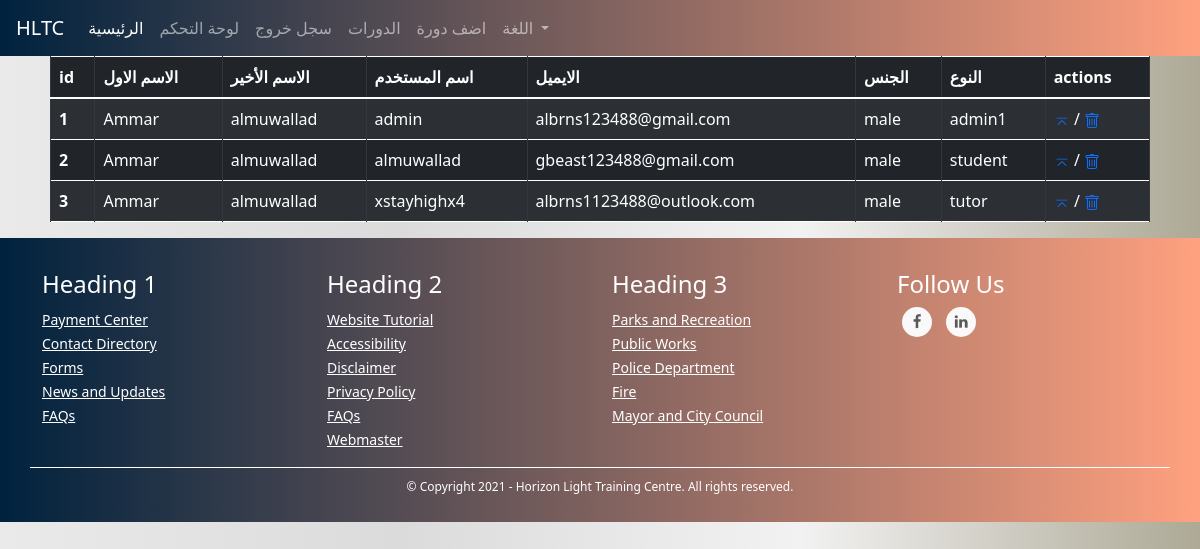
/admins/all_users (signed in), run on an earlier commit of the app's database.
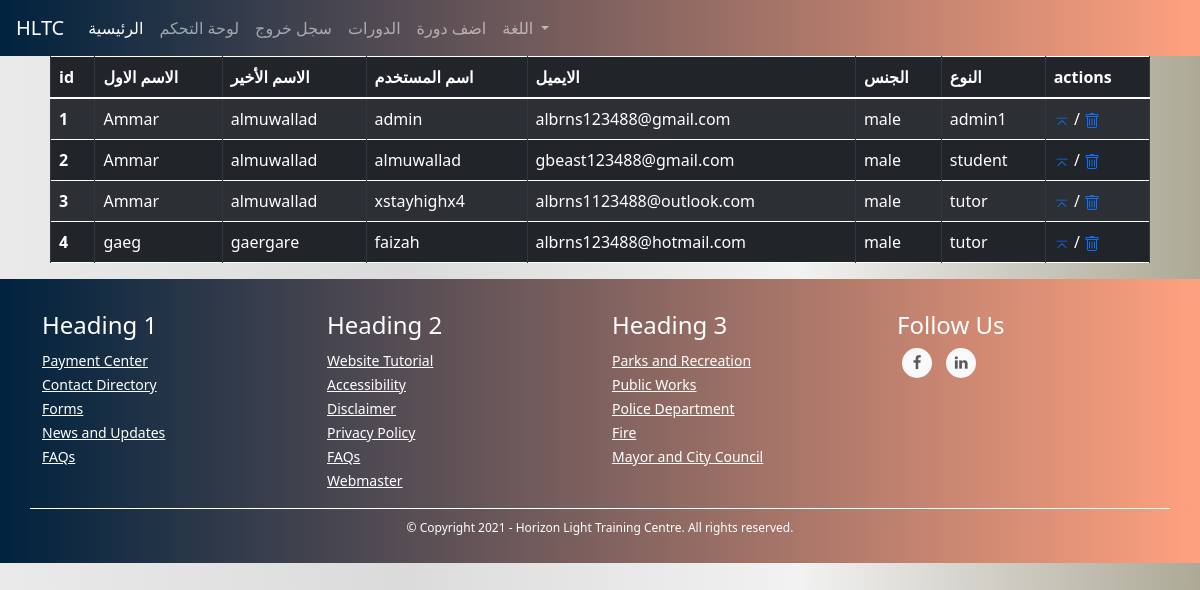
And on a later commit of the database.
### TUTOR/models.py (models this page shows, shortened)
class UserModel(db.Model, UserMixin):
    id = db.Column(db.Integer, primary_key=True)
    first_name = db.Column(db.String(128), nullable=False)
    last_name = db.Column(db.String(128), nullable=False)
    username = db.Column(db.String(20), unique=True, nullable=False)
    email = db.Column(db.String(256), unique=True, nullable=False)
    password = db.Column(db.String(255), nullable=False)
    user_type = db.Column(db.String(30), nullable=False)
    _gender = db.Column(db.Boolean, nullable=False, default=True)
    email_confirmation_code = db.Column(db.String(5), nullable=True)
    is_confirmed = db.Column(db.Boolean, nullable=False, default=False)
    creation_date = db.Column(db.DateTime, nullable=False, default=datetime.utcnow)
    admin_data_model = db.relationship('AdminDataModel', backref='user', uselist=False)
    tutor_data_model = db.relationship('TutorDataModel', backref='user', uselist=False)
    student_data_model = db.relationship('StudentDataModel', backref='user', uselist=False)
    @property
    def gender(self):
        return "male" if self._gender else "female"

### TUTOR/ADMINISTRATION/routes.py (the view)
@admins_blueprint.route("/admins/all_users", methods=["GET"])
@login_required(ADMIN_TYPES)
def users_list_view(): # admin only
    users = UserModel.query.all()
    return render_template("admins/users.html", users=users)

### TUTOR/ADMINISTRATION/routes.py (called while the page is built)
@admins_blueprint.context_processor
def utility_processor():
    return dict(get_language_text=LngObj.get_language_text, get_current_page_language_list=LngObj.get_current_page_language_list, languages=LANGUAGES, admin_types=ADMIN_TYPES, settings=SiteSettingsModel.instance())

### TUTOR/models.py (called while the page is built)
@login_manager.user_loader
def load_user(user_id):
    return UserModel.query.get(int(user_id))

    @classmethod
    def instance(cls):
        return cls.query.get(1)

### TUTOR/utils/utils.py (called while the page is built)
def login_required(roles=[]):
	def wrapper(fn):
		@wraps(fn)
		def decorated_view(*args, **kwargs):
			if request.method in EXEMPT_METHODS:
				return fn(*args, **kwargs)
			elif current_app.login_manager._login_disabled:
				return fn(*args, **kwargs)
			elif not current_user.is_authenticated:
				return current_app.login_manager.unauthorized()
			role = current_user.user_type
			if ( (role not in roles) and (roles != []) ):
				return current_app.login_manager.unauthorized()
			return fn(*args, **kwargs)
		return decorated_view
	return wrapper

### TUTOR/templates/admins/users.html (shortened to what this page needs)
{% extends "template.html" %}
{% block head %}<link rel="stylesheet" href="{{ url_for('static', filename='css/filtered_table.css') }}" >{% endblock %}
{% block content %}
<div class="filtered_table">
    <table class="table table-striped table-bordered table-hover table-dark">
        <thead>
          <tr>
            <th scope="col">id</th>
            <th scope="col">الاسم الاول</th>
            <th scope="col">الاسم الأخير</th>
            <th scope="col">اسم المستخدم</th>
            <th scope="col">الايميل</th>
            <th scope="col">الجنس</th>
            <th scope="col">النوع</th>
            <th scope="col">actions</th>
          </tr>
        </thead>
        <tbody>
        {% for user in users %}
          <tr>
            <a href="#">
            <th scope="row">{{ user.id }}</th></a>
            <td>{{ user.first_name }}</td>
            <td>{{ user.last_name }}</td>
            <td>{{ user.username }}</td>
            <td>{{ user.email }}</td>
            <td>{{ user.gender }}</td>
            <td>{{ user.user_type }}</td>
            <td><a href="{{ url_for('admins_blueprint.user_detailed_view', user_id=user.id) }}"></a> / <a href="#"></a></td>
          </tr>
        {% endfor %}
        </tbody>
      </table>
    </div>
{% endblock %}

### TUTOR/templates/template.html (shortened to what this page needs)
<!DOCTYPE html>
<html lang="en">
<head>
    <link rel="stylesheet" href="https://maxcdn.bootstrapcdn.com/bootstrap/4.0.0/css/bootstrap.min.css">
    <link href="https://cdn.jsdelivr.net/npm/bootstrap@5.0.0-beta1/dist/css/bootstrap.min.css" rel="stylesheet">
    <link href="https://maxcdn.bootstrapcdn.com/font-awesome/4.7.0/css/font-awesome.min.css" rel="stylesheet" >
    <link rel="stylesheet" href="{{ url_for('static', filename='css/footer.css') }}">
    <link rel="stylesheet" href="{{ url_for('static', filename='css/snippets/navbar.css') }}">
    <link rel="stylesheet" href="{{ url_for('static', filename='css/global.css') }}">
    <link rel="stylesheet" href="https://cdn.jsdelivr.net/npm/bootstrap-icons@1.3.0/font/bootstrap-icons.css">
    {% block head %} {% endblock %}
</head>
<body>
    {% if current_user.is_authenticated %}
        {% if current_user.user_type == "tutor" %}
            {% include "snippets/tutors/header.html" %}
        {% elif current_user.user_type == "student" %}
            {% include "snippets/students/header.html" %}
        {% elif current_user.user_type in admin_types %}
            {% include "snippets/admins/header.html" %}
        {% endif %}
    {% else %}
        {% include "snippets/header.html" %}
    {% endif %}
    {% block content %}
    {% endblock %}
  {% include "snippets/footer.html" %}
</body>
</html>

### TUTOR/templates/snippets/admins/header.html (shortened to what this page needs)
<nav class="navbar navbar-expand-lg navbar-dark my-navbar">
    <a class="navbar-brand" href="#">HLTC</a>
    <div class="collapse navbar-collapse" id="navbarNav">
      <ul class="navbar-nav">
        <li class="nav-item active">
            <a class="nav-link" href="{{ url_for('main_blueprint.home') }}">الرئيسية</a>
          </li>
          <li class="nav-item">
            <a class="nav-link" href="{{ url_for('admins_blueprint.control_panel') }}">لوحة التحكم</a>
          </li>
        <li class="nav-item">
            <a class="nav-link" href="{{ url_for('users_blueprint.logout') }}">سجل خروج</a>
          </li>
        <li class="nav-item">
            <a class="nav-link" href="{{ url_for('courses_blueprint.courses') }}">الدورات</a>
        </li>
        <li class="nav-item">
            <a class="nav-link" href="{{ url_for('admins_blueprint.add_course') }}">اضف دورة</a>
        </li>
        {% include "snippets/language_select_bootstrap.html" %}
      </ul>
    </div>
  </nav>

### TUTOR/templates/snippets/language_select_bootstrap.html (shortened to what this page needs)
<li class="nav-item dropdown">
    <a class="nav-link dropdown-toggle" href="#" id="navbarDropdown" role="button" data-toggle="dropdown" aria-haspopup="true" aria-expanded="false">
      اللغة
    </a>
  </li>

### TUTOR/templates/snippets/footer.html (shortened to what this page needs)
<link rel="stylesheet" href="{{ url_for('static', filename='css/footer.css') }}">
<footer class="mainfooter" role="contentinfo">
    <div class="footer-middle">
    <div class="container">
      <div class="row">
        <div class="col-md-3 col-sm-6">
          <div class="footer-pad">
            <h4>Heading 1</h4>
            <ul class="list-unstyled">
              <li><a href="#">Payment Center</a></li>
              <li><a href="#">Contact Directory</a></li>
              <li><a href="#">Forms</a></li>
              <li><a href="#">News and Updates</a></li>
              <li><a href="#">FAQs</a></li>
            </ul>
          </div>
        </div>
        <div class="col-md-3 col-sm-6">
          <div class="footer-pad">
            <h4>Heading 2</h4>
            <ul class="list-unstyled">
              <li><a href="#">Website Tutorial</a></li>
              <li><a href="#">Accessibility</a></li>
              <li><a href="#">Disclaimer</a></li>
              <li><a href="#">Privacy Policy</a></li>
              <li><a href="#">FAQs</a></li>
              <li><a href="#">Webmaster</a></li>
            </ul>
          </div>
        </div>
        <div class="col-md-3 col-sm-6">
          <div class="footer-pad">
            <h4>Heading 3</h4>
            <ul class="list-unstyled">
              <li><a href="#">Parks and Recreation</a></li>
              <li><a href="#">Public Works</a></li>
              <li><a href="#">Police Department</a></li>
              <li><a href="#">Fire</a></li>
              <li><a href="#">Mayor and City Council</a></li>
            </ul>
          </div>
        </div>
          <div class="col-md-3">
              <h4>Follow Us</h4>
              <ul class="social-network social-circle">
               <li><a href="#" class="icoFacebook" title="Facebook"><i class="fa fa-facebook"></i></a></li>
               <li><a href="#" class="icoLinkedin" title="Linkedin"><i class="fa fa-linkedin"></i></a></li>
              </ul>
          </div>
      </div>
      <div class="row">
          <div class="col-md-12 copy">
              <p class="text-center">&copy; Copyright 2021 - Horizon Light Training Centre.  All rights reserved.</p>
          </div>
      </div>
    </div>
    </div>
  </footer>

### TUTOR/static/css/footer.css (style rules this page uses)
footer { bottom: 0; left: 0; right: 0; background: #FFA17F; background: -webkit-linear-gradient(to right, #00223E, #FFA17F); background: linear-gradient(to right, #00223E, #FFA17F); color: white; clear: both; }
footer a { color: #fff; font-size: 14px; transition-duration: 0.2s; }
.copy { font-size: 12px; padding: 10px; border-top: 1px solid #FFFFFF; }
.footer-middle { padding-top: 2em; color: white; }
ul.social-network { list-style: none; display: inline; margin-left: 0 !important; padding: 0; }
ul.social-network li { display: inline; margin: 0 5px; }
.social-circle li a { display: inline-block; position: relative; margin: 0 auto 0 auto; -moz-border-radius: 50%; -webkit-border-radius: 50%; border-radius: 50%; text-align: center; width: 30px; height: 30px; font-size: 15px; }
.social-circle li i { margin: 0; line-height: 30px; text-align: center; }
.social-circle i { color: #595959; -webkit-transition: all 0.8s; -moz-transition: all 0.8s; -o-transition: all 0.8s; -ms-transition: all 0.8s; transition: all 0.8s; }
.social-network a { background-color: #F9F9F9; }

### TUTOR/static/css/snippets/navbar.css (style rules this page uses)
.my-navbar { background: #FFA17F; background: -webkit-linear-gradient(to right, #00223E, #FFA17F); background: linear-gradient(to right, #00223E, #FFA17F); }

### TUTOR/static/css/global.css (style rules this page uses)
body { background: #ADA996; background: -webkit-linear-gradient(to right, #EAEAEA, #DBDBDB, #F2F2F2, #ADA996); background: linear-gradient(to right, #EAEAEA, #DBDBDB, #F2F2F2, #ADA996); }

### TUTOR/static/css/filtered_table.css (style rules this page uses)
.filtered_table { margin-right: 50px; margin-left: 50px; }

What changed in the data, as far as the page shows it:
added UserModel: id "4", first_name "gaeg", last_name "gaergare", username "faizah", email "albrns123488@hotmail.com", gender "male", user_type "tutor"
